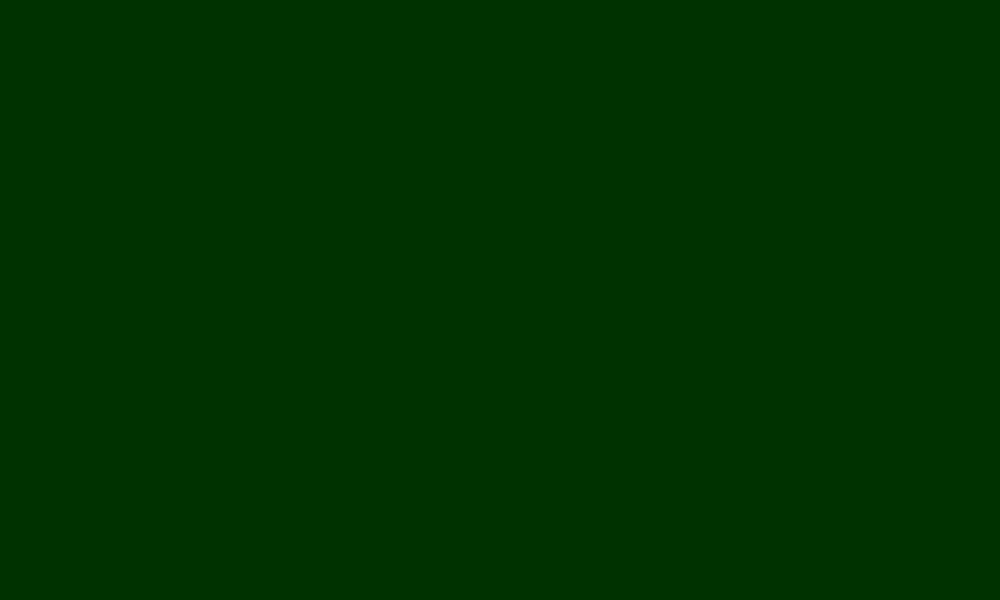
Frame 1 (no input)
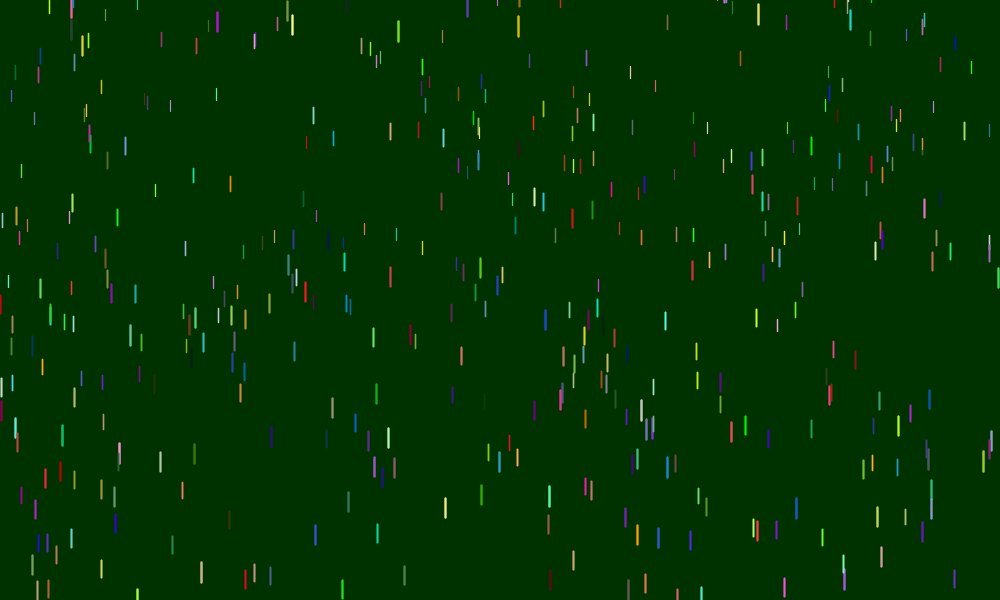
Frame 60 (the mouse pressed at the canvas centre just before this capture)
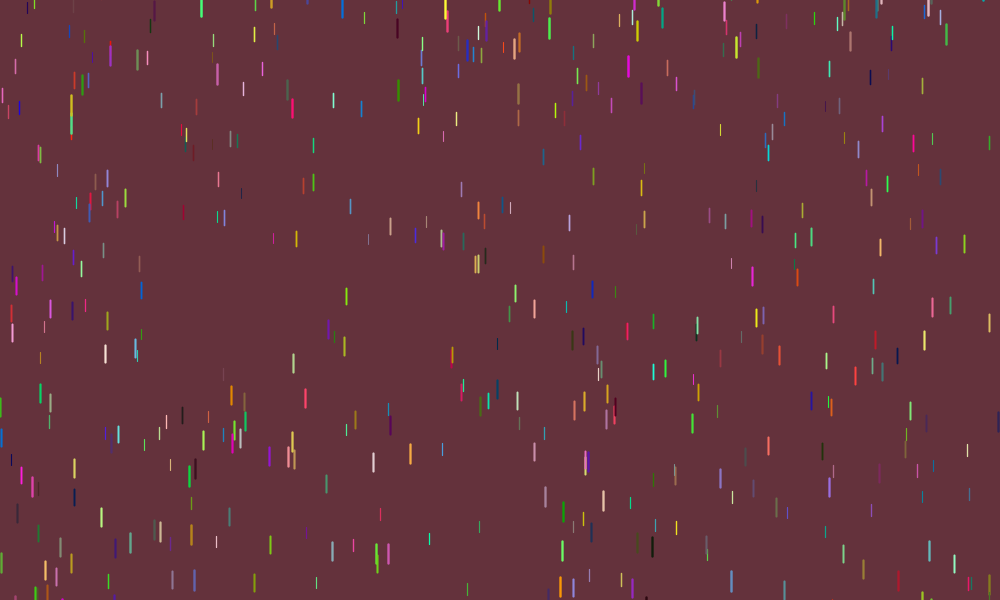
Frame 120 (the mouse held since frame 60 and released just before this capture)

The Processing sketch that drew these frames (run headless with seeded random() and noise(); from frame 60 on, the mouse is pressed at the canvas centre):

// Processing sketch: PurpleRain
// ── PurpleRain.pde

Drop [] drops = new Drop[500];

void setup() {
  size(1000,600);
  for(int i = 0; i < drops.length; i++){
  drops[i] = new Drop();
  }
}
void draw() {
  background(mouseX * 0.2, 50, mouseY * 0.2);         //230,230,250
   for(int i = 0; i < drops.length; i++){
   drops[i].fall();
   drops[i].show();
  }
}

// ── drop.pde
class Drop{
  float x = random(width);
  float y = random(-500,-50);
  float z = random(0,20);
  float yspeed = map(z, 0 ,20, 3, 8);
  float len = map(z, 0, 20, 10, 20);
  float th = map(z, 0, 20, 1, 3);
  
  void fall() {
    float grav = map(z, 0, 20, 0.01, 0.20);
    y = y + yspeed; 
    yspeed += grav;
    if(y > height){
      y =  random(-70,0);
      yspeed = map(z, 0 ,20, 3, 8);
    }
  } 
  void show() {
    float thick = map(z, 0, 20, 1, 2.5);
    strokeWeight(thick);
    stroke(random(255),random(255),random(226));
    line(x,y,x,y+len);
  }

  
}
